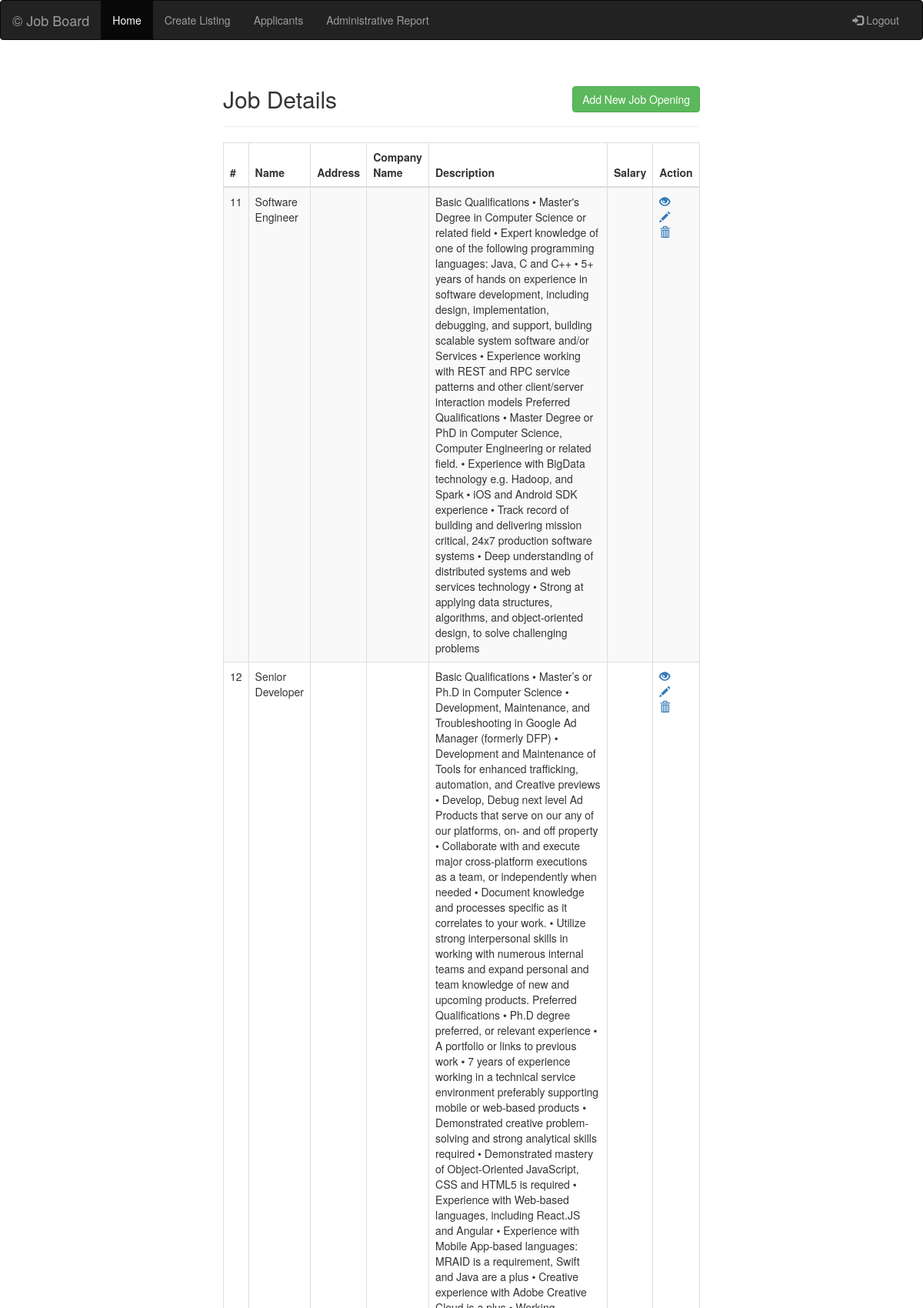
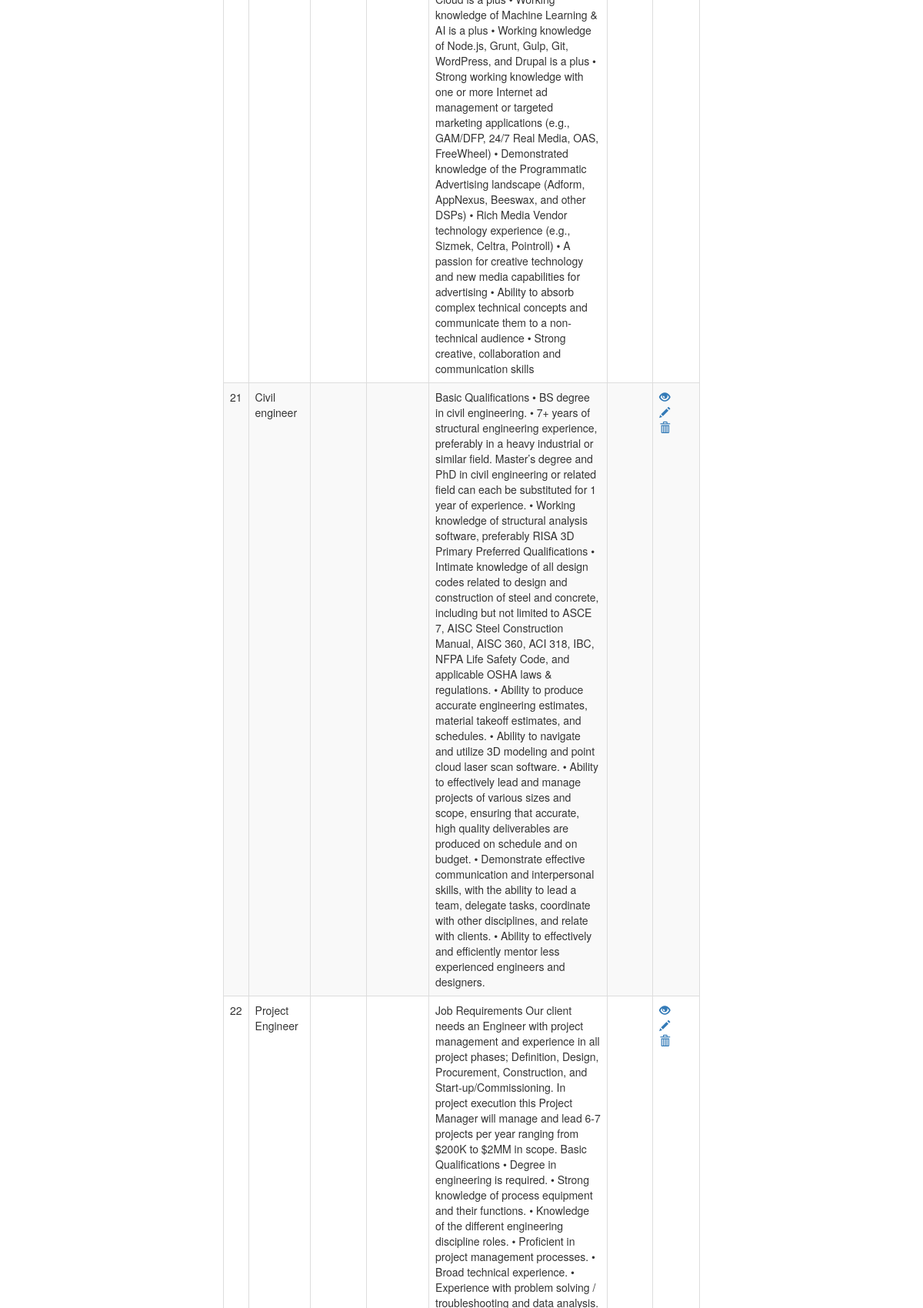
/jobapp/recruiter/ind.php (upper part), run on the app's committed database (2 pictures, top to bottom).
### tables this page shows
CREATE TABLE `Job_Opening` (
  `id` int(50) NOT NULL,
  `name` varchar(255) NOT NULL,
  `description` varchar(10000) NOT NULL,
  `address` varchar(100) NOT NULL,
  `company` varchar(100) NOT NULL,
  `salary` varchar(100) NOT NULL,
  `sc_email` varchar(100) NOT NULL,
  `Date` timestamp NULL DEFAULT CURRENT_TIMESTAMP,
  `Field` varchar(20) DEFAULT NULL,
  `State` varchar(2) DEFAULT NULL,
  `Education` varchar(15) NOT NULL
);

### jobapp/recruiter/ind.php (the view, shortened to what this page needs)
<?php include 'inc/rheader2.php' ?>
<!DOCTYPE html>
<html lang="en">
<head>
    <link rel="stylesheet" href="https://maxcdn.bootstrapcdn.com/bootstrap/3.3.7/css/bootstrap.css">
</head>
<body>
    <div class="wrapper">
        <div class="container-fluid">
            <div class="row">
                <div class="col-md-12">
                    <div class="page-header clearfix">
                        <h2 class="pull-left">Job Details</h2>
                        <a href="create.php" class="btn btn-success pull-right">Add New Job Opening</a>
                    </div>
                    <?php
                    require_once "config.php";
                    $sql = "SELECT * FROM Job_Opening";
                    if($result = mysqli_query($link, $sql)){
                        if(mysqli_num_rows($result) > 0){
                            echo "<table class='table table-bordered table-striped'>";
                                echo "<thead>";
                                    echo "<tr>";
                                        echo "<th>#</th>";
                                        echo "<th>Name</th>";
                                        echo "<th>Address</th>";
                                        echo "<th>Company Name</th>";
                                        echo "<th>Description</th>";
                                        echo "<th>Salary</th>";
                                        echo "<th>Action</th>";
                                    echo "</tr>";
                                echo "</thead>";
                                echo "<tbody>";
                                while($row = mysqli_fetch_array($result)){
                                    echo "<tr>";
                                        echo "<td>" . $row['id'] . "</td>";
                                        echo "<td>" . $row['name'] . "</td>";
                                        echo "<td>" . $row['address'] . "</td>";
                                        echo "<td>" . $row['company'] . "</td>";
                                        echo "<td>" . $row['description'] . "</td>";
                                        echo "<td>" . $row['salary'] . "</td>";
                                        echo "<td>";
                                            echo "<a href='read.php?id=". $row['id'] ."' title='View Record' data-toggle='tooltip'><span class='glyphicon glyphicon-eye-open'></span></a>";
                                            echo "<a href='update.php?id=". $row['id'] ."' title='Update Record' data-toggle='tooltip'><span class='glyphicon glyphicon-pencil'></span></a>";
                                            echo "<a href='delete.php?id=". $row['id'] ."' title='Delete Record' data-toggle='tooltip'><span class='glyphicon glyphicon-trash'></span></a>";
                                        echo "</td>";
                                    echo "</tr>";
                                }
                                echo "</tbody>";
                            echo "</table>";
                        } else{
                            echo "<p class='lead'><em>No records were found.</em></p>";
                        }
                    } else{
                        echo "ERROR: Could not able to execute $sql. " . mysqli_error($link);
                    }
                    ?>
                </div>
            </div>
        </div>
    </div>
</body>
</html>

### jobapp/recruiter/ind.php (style rules this page uses)
.wrapper { width: 650px; margin: 0 auto; }
.page-header h2 { margin-top: 0; }
table tr td:last-child a { margin-right: 15px; }

### data on the page
job_opening: id "11", name "Software Engineer", description "Basic Qualifications • Master's Degree in Computer Science or related field • Expert knowledge of one of the following programming languages: Java, C and C++ • 5+ years of hands on experience in software development, including design, implementation, debugging, and support, building scalable system software and/or Services • Experience working with REST and RPC service patterns and other client/server interaction models Preferred Qualifications • Master Degree or PhD in Computer Science, Computer Engineering or related field. • Experience with BigData technology e.g. Hadoop, and Spark • iOS and Android SDK experience • Track record of building and delivering mission critical, 24x7…"
job_opening: id "12", name "Senior Developer", description "Basic Qualifications • Master’s or Ph.D in Computer Science • Development, Maintenance, and Troubleshooting in Google Ad Manager (formerly DFP) • Development and Maintenance of Tools for enhanced trafficking, automation, and Creative previews • Develop, Debug next level Ad Products that serve on our any of our platforms, on- and off property • Collaborate with and execute major cross-platform executions as a team, or independently when needed • Document knowledge and processes specific as it correlates to your work. • Utilize strong interpersonal skills in working with numerous internal teams and expand personal and team knowledge of new and upcoming products. Preferred Qualifications •…"
job_opening: id "21", name "Civil engineer", description "Basic Qualifications • BS degree in civil engineering. • 7+ years of structural engineering experience, preferably in a heavy industrial or similar field. Master’s degree and PhD in civil engineering or related field can each be substituted for 1 year of experience. • Working knowledge of structural analysis software, preferably RISA 3D Primary Preferred Qualifications • Intimate knowledge of all design codes related to design and construction of steel and concrete, including but not limited to ASCE 7, AISC Steel Construction Manual, AISC 360, ACI 318, IBC, NFPA Life Safety Code, and applicable OSHA laws & regulations. • Ability to produce accurate engineering estimates, material takeoff…"
job_opening: id "22", name "Project Engineer"
